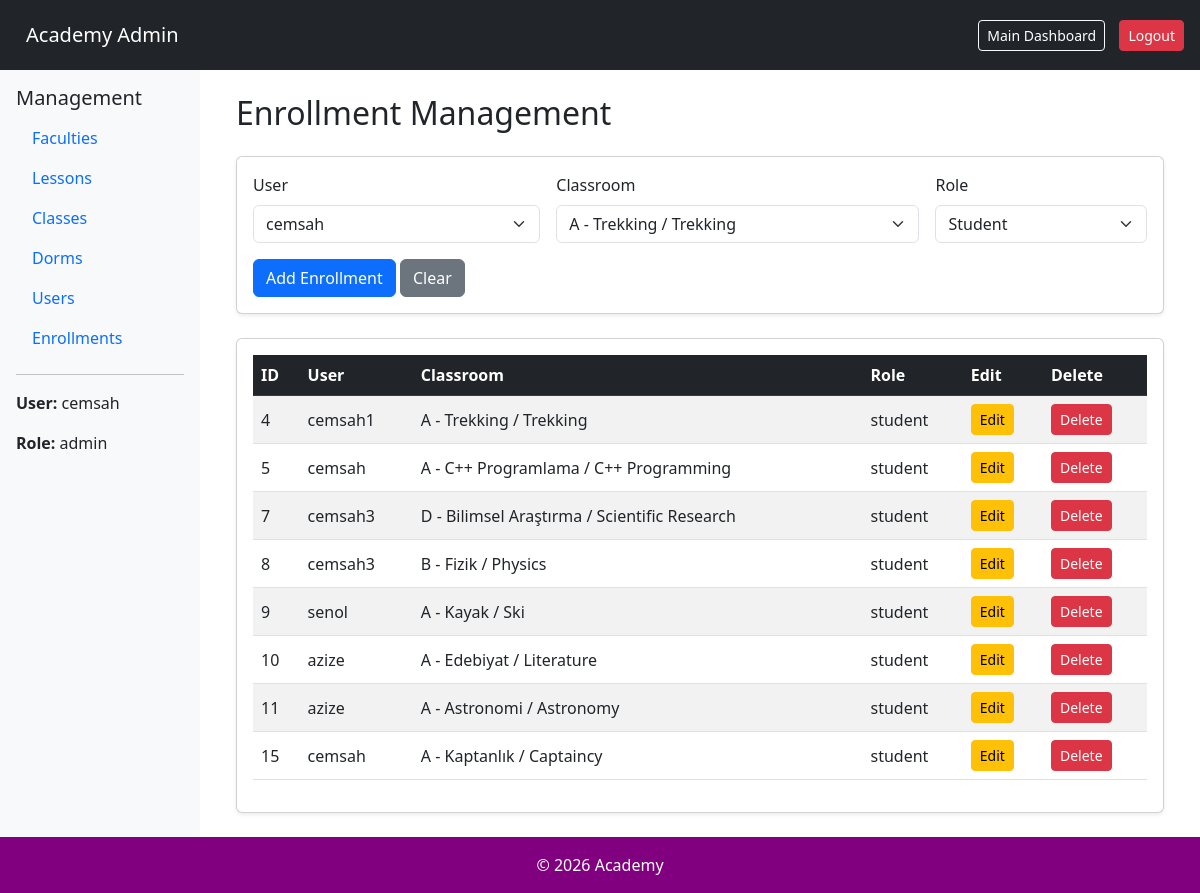
Screenshot of /management/enrollments/ (signed in) with the database file from the repository.
### apps/accounts/models.py (models this page shows, shortened)
class User(AbstractUser):
    ROLE_CHOICES = (
        ("student", "Student"),
        ("teacher", "Teacher"),
        ("admin", "Admin"),
    )
    STATUS_CHOICES = (
        ("freshman", "Freshman"),
        ("sophomore", "Sophomore"),
        ("junior", "Junior"),
        ("senior", "Senior"),
    )
    RANK_CHOICES = (
        ("S", "S"),
        ("A", "A"),
        ("B", "B"),
        ("C", "C"),
        ("D", "D"),
        ("E", "E"),
        ("F", "F"),
    )
    role = models.CharField(
        max_length=20,
        choices=ROLE_CHOICES,
        default="student"
    )
    rank = models.CharField(
        max_length=1,
        choices=RANK_CHOICES,
        default="F",
    )
    status = models.CharField(
        max_length=10,
        choices=STATUS_CHOICES,
        default="freshman"
    )
    telephone = models.CharField(
        max_length=20,
        blank=True,
        null=True
    )
    dorm = models.ForeignKey(
        "dorms.Dorm",
        on_delete=models.SET_NULL,
        null=True,
        blank=True
    )

### apps/enrollments/models.py (models this page shows, shortened)
class ClassroomEnrollment(models.Model):
    ROLE_CHOICES = (
        ("student", "Student"),
        ("teacher", "Teacher"),
    )
    user = models.ForeignKey(
        settings.AUTH_USER_MODEL,
        on_delete=models.CASCADE,
        related_name="classroom_enrollments"
    )
    classroom = models.ForeignKey(
        Classroom,
        on_delete=models.CASCADE,
        related_name="enrollments"
    )
    role = models.CharField(
        max_length=20,
        choices=ROLE_CHOICES,
        default="student"
    )
    created_at = models.DateTimeField(
        auto_now_add=True
    )

### apps/academics/models.py (models this page shows, shortened)
class Classroom(models.Model):
    lesson = models.ForeignKey(
        Lesson,
        on_delete=models.CASCADE,
        related_name="classes"
    )
    name = models.CharField(max_length=100)

class Lesson(models.Model):
    faculty = models.ForeignKey(
        Faculty,
        on_delete=models.CASCADE,
        related_name="lessons"
    )
    name = models.CharField(max_length=100)

### apps/management/views.py (the view)
    def wrapper(request, *args, **kwargs):
        if not request.user.is_authenticated:
            return redirect("login")
        if request.user.role != "admin":
            return redirect("dashboard")
        return view_func(
            request,
            *args,
            **kwargs
        )

### apps/management/views.py (called while the page is built, shortened)
def admin_required(view_func):
    def wrapper(request, *args, **kwargs):
        if not request.user.is_authenticated:
            return redirect("login")
        if request.user.role != "admin":
            return redirect("dashboard")
        return view_func(
            request,
            *args,
            **kwargs
        )
    return wrapper

@csrf_exempt
@admin_required
def enrollment_management(request):
    if request.method == "GET":
        enrollments = ClassroomEnrollment.objects.all()
        users = User.objects.all()
        classes = Classroom.objects.all()
        return render(
            request,
            "management/enrollments.html",
            {
                "enrollments": enrollments,
                "users": users,
                "classes": classes,
            }
        )

### apps/management/templates/management/enrollments.html (shortened to what this page needs)
{% extends "base_management.html" %}
{% block content %}
<div class="container-fluid">
    <div class="d-flex justify-content-between align-items-center mb-4">
        <h2 class="mb-0">
            Enrollment Management
        </h2>
    </div>
    <div class="card shadow-sm mb-4">
        <div class="card-body">
            <form id="enrollmentForm">
                <div class="row g-3">
                    <div class="col-md-4">
                        <label class="form-label">
                            User
                        </label>
                        <select
                            id="enrollment_user"
                            class="form-select"
                        >
                            {% for user in users %}
                            <option value="{{ user.id }}">
                                {{ user.username }}
                            </option>
                            {% endfor %}
                        </select>
                    </div>
                    <div class="col-md-5">
                        <label class="form-label">
                            Classroom
                        </label>
                        <select
                            id="enrollment_classroom"
                            class="form-select"
                        >
                            {% for class in classes %}
                            <option value="{{ class.id }}">
                                {{ class.name }} - {{ class.lesson.name }}
                            </option>
                            {% endfor %}
                        </select>
                    </div>
                    <div class="col-md-3">
                        <label class="form-label">
                            Role
                        </label>
                        <select
                            id="enrollment_role"
                            class="form-select"
                        >
                            <option value="student">
                                Student
                            </option>
                        </select>
                    </div>
                </div>
                <div class="mt-3">
                    <button
                        type="submit"
                        id="enrollment_button"
                        class="btn btn-primary"
                    >
                        Add Enrollment
                    </button>
                    <button
                        type="button"
                        onclick="resetEnrollment()"
                        class="btn btn-secondary"
                    >
                        Clear
                    </button>
                </div>
            </form>
        </div>
    </div>
    <div class="card shadow-sm">
        <div class="card-body">
            <div class="table-responsive">
                <table
                    class="table table-striped table-hover align-middle"
                    id="enrollmentTable"
                >
                    <thead class="table-dark">
                        <tr>
                            <th>ID</th>
                            <th>User</th>
                            <th>Classroom</th>
                            <th>Role</th>
                            <th>Edit</th>
                            <th>Delete</th>
                        </tr>
                    </thead>
                    <tbody>
                        {% for enrollment in enrollments %}
                        <tr id="row-{{ enrollment.id }}">
                            <td>{{ enrollment.id }}</td>
                            <td id="user-{{ enrollment.id }}">
                                {{ enrollment.user.username }}
                            </td>
                            <td id="classroom-{{ enrollment.id }}">
                                {{ enrollment.classroom.name }} - {{ enrollment.classroom.lesson.name }}
                            </td>
                            <td id="role-{{ enrollment.id }}">
                                {{ enrollment.role }}
                            </td>
                            <td>
                                <button
                                    class="btn btn-warning btn-sm"
                                    onclick="editEnrollment(
                                        '{{ enrollment.id }}',
                                        '{{ enrollment.user.id }}',
                                        '{{ enrollment.classroom.id }}',
                                        '{{ enrollment.role }}'
                                    )"
                                >
                                    Edit
                                </button>
                            </td>
                            <td>
                                <button
                                    class="btn btn-danger btn-sm"
                                    onclick="deleteEnrollment('{{ enrollment.id }}')"
                                >
                                    Delete
                                </button>
                            </td>
                        </tr>
                        {% endfor %}
                    </tbody>
                </table>
            </div>
        </div>
    </div>
</div>
{% endblock %}

### apps/management/templates/base_management.html (shortened to what this page needs)
{% load static %}
<!DOCTYPE html>
<html lang="tr">
<head>
    <link href="https://cdn.jsdelivr.net/npm/bootstrap@5.3.0/dist/css/bootstrap.min.css" rel="stylesheet">
    <link rel="stylesheet" href="{% static 'core/css/home.css' %}">
</head>
<body class="d-flex flex-column min-vh-100">
<nav class="navbar navbar-dark bg-dark px-3">
    <a class="navbar-brand" href="{% url 'management_dashboard' %}">
        Academy Admin
    </a>
    <div class="ms-auto">
        <a class="btn btn-outline-light btn-sm" href="{% url 'dashboard' %}">
            Main Dashboard
        </a>
        <a class="btn btn-danger btn-sm" href="{% url 'logout' %}">
            Logout
        </a>
    </div>
</nav>
<div class="container-fluid flex-grow-1">
    <div class="row">
        <div class="col-md-2 bg-light p-3 d-md-block">
            <h5>Management</h5>
            <ul class="nav flex-column">
                <li class="nav-item">
                    <a class="nav-link" href="{% url 'faculty_management' %}">
                        Faculties
                    </a>
                </li>
                <li class="nav-item">
                    <a class="nav-link" href="{% url 'lesson_management' %}">
                        Lessons
                    </a>
                </li>
                <li class="nav-item">
                    <a class="nav-link" href="{% url 'class_management' %}">
                        Classes
                    </a>
                </li>
                <li class="nav-item">
                    <a class="nav-link" href="{% url 'dorm_management' %}">
                        Dorms
                    </a>
                </li>
                <li class="nav-item">
                    <a class="nav-link" href="{% url 'user_management' %}">
                        Users
                    </a>
                </li>
                <li class="nav-item">
                    <a class="nav-link" href="{% url 'enrollment_management' %}">
                        Enrollments
                    </a>
                </li>
            </ul>
            <hr>
            <p><strong>User:</strong> {{ request.user.username }}</p>
            <p><strong>Role:</strong> {{ request.user.role }}</p>
        </div>
        <div class="col-md-10 p-4">
            {% block content %}
            {% endblock %}
        </div>
    </div>
</div>
<footer class="bg-dark text-white text-center p-3 purple mt-auto">
    © 2026 Academy
</footer>
</body>
</html>

### apps/core/static/core/css/home.css (style rules this page uses)
.navbar { display: flex; justify-content: space-between; padding: 15px; background: #1f2937; color: white; }
.navbar a { color: white; margin-left: 10px; text-decoration: none; }
.purple { background-color: #800080 !important; }

### rows the page displays
User: user.username "cemsah", user.role "admin"
ClassroomEnrollment: id "4", user.username "cemsah1", classroom.name "A", classroom.lesson.name "Trekking / Trekking", role "student"
ClassroomEnrollment: id "5", user.username "cemsah", classroom.name "A", classroom.lesson.name "C++ Programlama / C++ Programming", role "student"
ClassroomEnrollment: id "7", user.username "cemsah3", classroom.name "D", classroom.lesson.name "Bilimsel Araştırma / Scientific Research", role "student"
ClassroomEnrollment: id "8", user.username "cemsah3", classroom.name "B", classroom.lesson.name "Fizik / Physics", role "student"
ClassroomEnrollment: id "9", user.username "senol", classroom.name "A", classroom.lesson.name "Kayak / Ski", role "student"
ClassroomEnrollment: id "10", user.username "azize", classroom.name "A", classroom.lesson.name "Edebiyat / Literature", role "student"
ClassroomEnrollment: id "11", user.username "azize", classroom.name "A", classroom.lesson.name "Astronomi / Astronomy", role "student"
ClassroomEnrollment: id "15", user.username "cemsah", classroom.name "A", classroom.lesson.name "Kaptanlık / Captaincy", role "student"

### other values shown
form field value "cemsah"
form field value "A - Trekking / Trekking"
